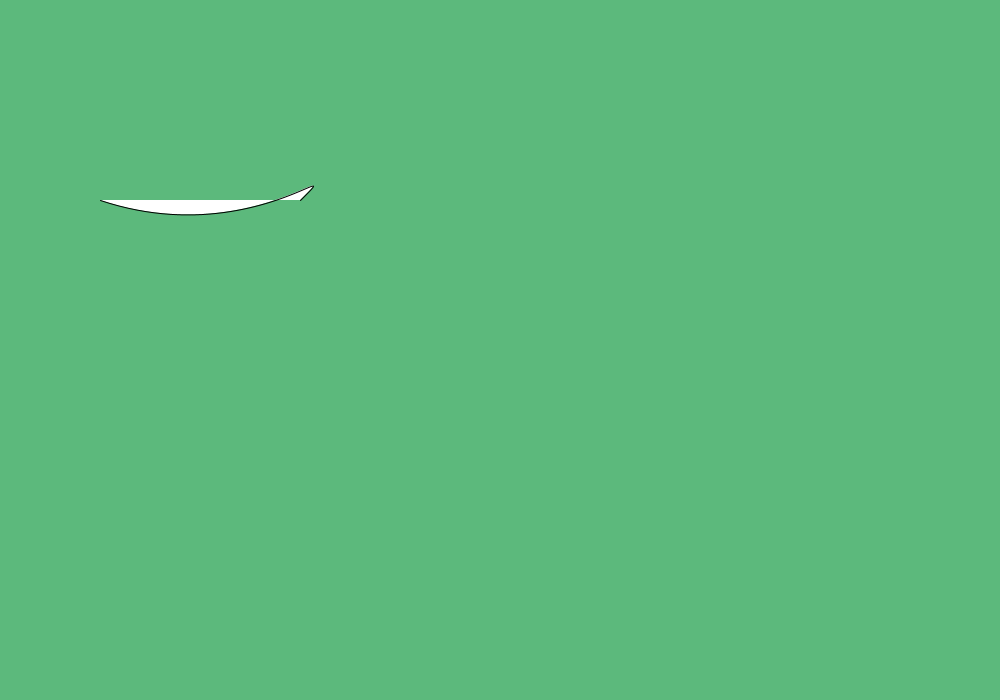
Frame 1 (no input)
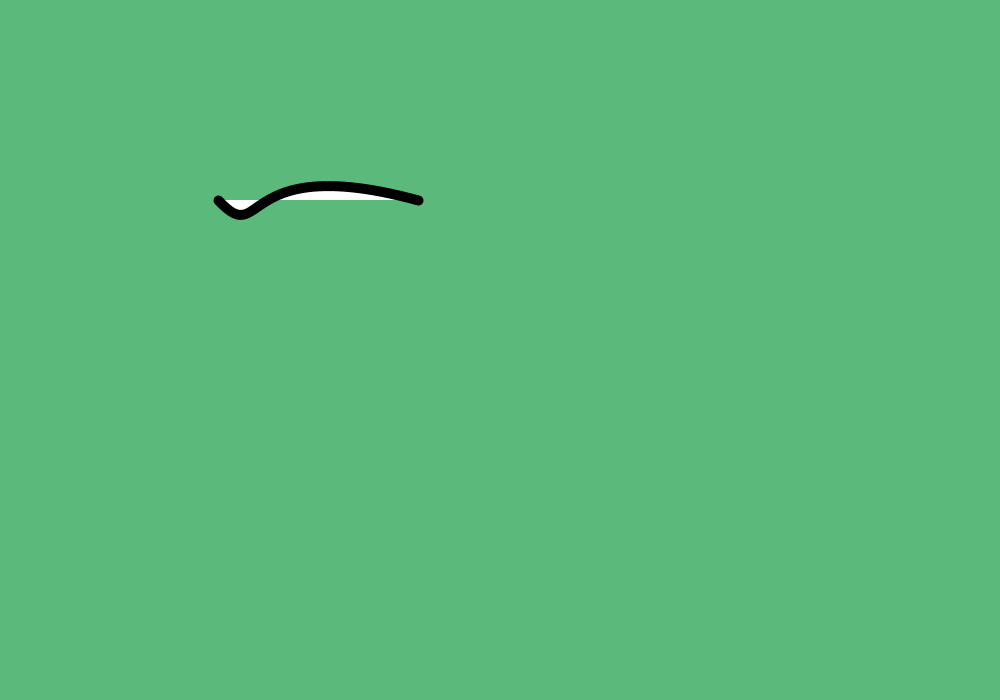
Frame 60 (the mouse pressed at the canvas centre just before this capture)
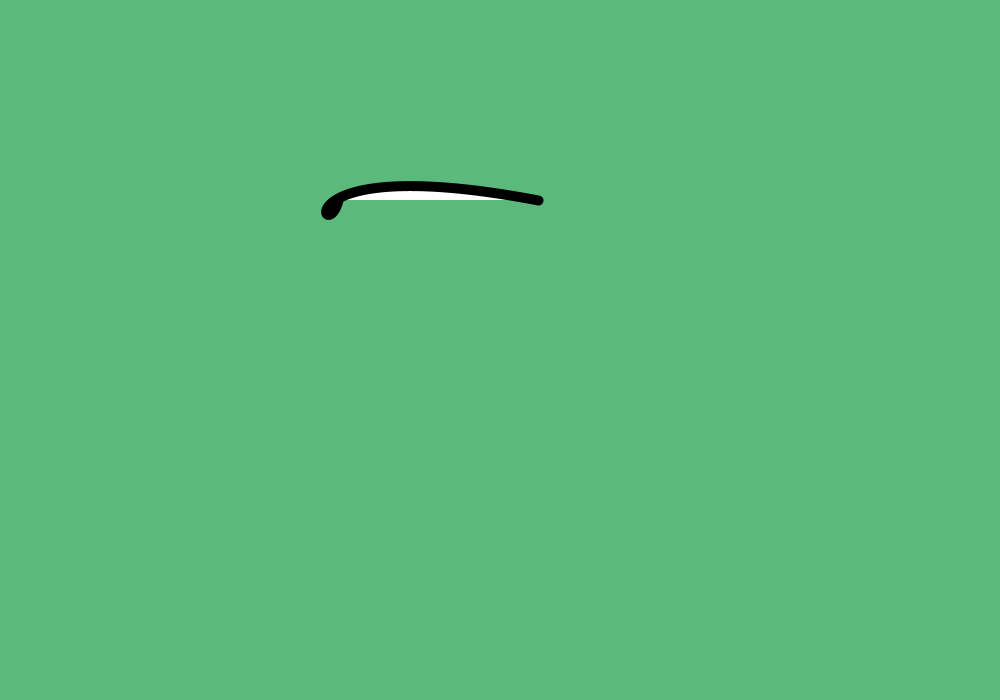
Frame 120 (the mouse held since frame 60 and released just before this capture)

The Processing sketch that drew these frames (run headless with seeded random() and noise(); from frame 60 on, the mouse is pressed at the canvas centre):

// Processing sketch: processing_89950
// ── processing_89950.pde

int Xcord1=100;
int Xcord1grow=2;
int Ycord=200;
int Xcon1=250;
int Xcon2=350;
int Ycon1=250;
int Ycon2=350;
int Xcon1grow=5;
int Xcon2grow=-5;
void setup()
{
  size(1000,700);
  
}
void draw()
{
  background(#5CB97C);
bezier(Xcord1,200,Xcon1,Ycon1,Xcon2,150,Xcord1+200,Ycord);
strokeWeight(10);
Xcon1=Xcon1+Xcon1grow;
Xcon2=Xcon2+Xcon2grow;
print("Xcon1=");
println(Xcon1);
print("Xcon2=");
println(Xcon2);
if(Xcon1<150||Xcon1>400)
{
 Xcon1grow =Xcon1grow*(-1);
}
if(Xcon2<150||Xcon2>400)
{
 Xcon2grow =Xcon2grow*(-1);
}
if(Xcord1<50||Xcord1>500)
{
 Xcord1grow =Xcord1grow*(-1);
}
Xcord1=Xcord1+Xcord1grow;
}
